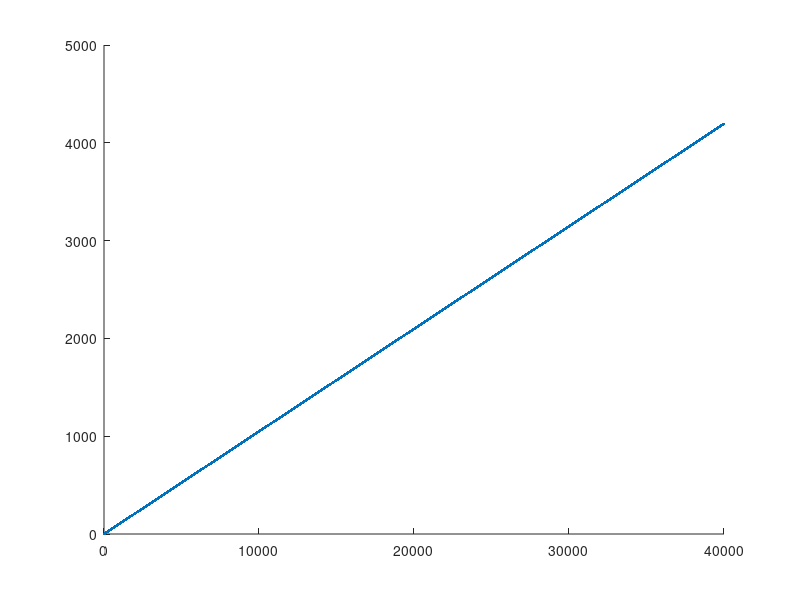

Write MATLAB code to recreate this figure. (Note: this script raises an error after producing the figure.)
%omega progagation for theretical NA of SMF
clear
%Custom color lists, yo
d = get(groot,'DefaultAxesColorOrder');
for ii = 1:7
    colors{ii}=d(ii,:);
end
colors{8}= [0.175 0.175 0.175];
colors{9}= colors{2};
colors{10}= colors{3};
clear d
nc = 1.4568;%1.4565-1.4584; % This value gives the right "NA" from the spec sheet 5.8
ncl = 1.4507; 
figure()
hold on
ii = 1;

for lambda = [0.882,0.950,0.980,1.050,1.31]
na=sqrt(nc^2-ncl^2); %Numerical aperture of the fiber
na = 0.136;
a=4.95/2; % physical core radius of the fiber in microns
V=(2*pi*a*na)/lambda; %V number
w0 =a.*(0.65+1.619./(V.^(1.5))+2.879./(V.^6)-(0.016+1.561./(V.^7))); % petermann_II MFR formula
waist(ii) = w0;

z = (30000:5:70000); %propagation distnace
zr = pi*(w0^2)/lambda;
w = w0*sqrt(1+(z./zr).^2);
% R = x.*(1+(zr./z).^2); % Radius of curvature (wavefront) 
w1 = w-w(1);
z1 = z-z(1);

w = w1;
z = z1;

hold on
plot(z,w,'.','Color',colors{ii})
lin= 'a1*x';
[f,gof]=fit(z',w',lin,'Start',[0]);
y = f(z);
h(ii)=plot(z',y','Color',colors{ii});
p(ii,1) = coeffvalues(f);
disp([lambda,p(1,1),w0,V])
ii = ii+1;
end

xlabel('Distance (\mum)')
ylabel('PSF radius (2\sigma) in \mum')
box on
grid on
l=legend(h,{'882nm','950nm','980nm','1050nm','1310nm'});%,'1064nm'});
ax = gca;
ax.GridAlpha = 0.1;
ax.GridLineStyle ='--';
ax.LineWidth = 0.75;
l.Color = 'none';
l.Location = 'Best';

% Create textbox
annotation('textbox',[0.2385 0.6 0.35 0.25],...
    'String',{['NA =',num2str(p(1,1)),' @\lambda = 882nm'],['NA =',num2str(p(1,1)),' @\lambda = 950nm'],['NA =', num2str(p(2,1)),' @\lambda = 980nm'],['NA =', num2str(p(3,1)),' @\lambda = 1050nm'],['NA =',num2str(p(5,1)),' @\lambda = 1310nm']});








